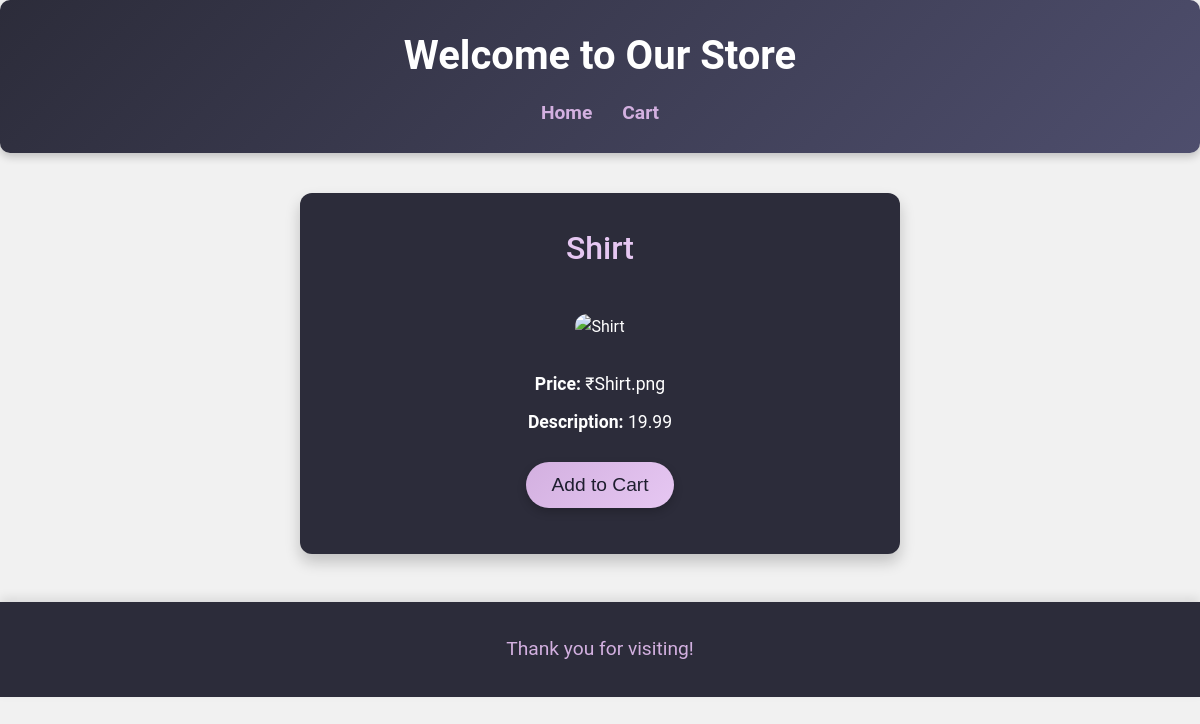
The app's page /product/2 with its own data.
### tables this page shows
CREATE TABLE products (
       id INTEGER PRIMARY KEY AUTOINCREMENT,
       name TEXT NOT NULL,
       description TEXT,
       price REAL,
       image TEXT
   );

### app.py (the view)
@app.route('/product/<int:product_id>')
def product_page(product_id):
    product_tuple = get_product_by_id(product_id)
    product_dict = {
        'id': product_tuple[0],
        'name': product_tuple[1],
        'image': product_tuple[2],
        'description': product_tuple[3],
        'price': product_tuple[4]
    }
    return render_template('product_description.html', product=product_dict)

### app.py (called while the page is built)
def get_product_by_id(product_id):
    conn = sqlite3.connect('database.db')
    c = conn.cursor()
    c.execute("SELECT * FROM products WHERE id = ?", (product_id,))
    product = c.fetchone()
    conn.close()
    return product

### templates/product_description.html (shortened to what this page needs)
<!DOCTYPE html>
<html lang="en">
<head>
    <link rel="stylesheet" href="{{ url_for('static', filename='style.css') }}">
</head>
<body>
    <header>
        <h1>Welcome to Our Store</h1>
        <nav>
            <a href="{{ url_for('index') }}">Home</a>
            <a href="{{ url_for('view_cart') }}">Cart</a>
        </nav>
    </header>
    <section class="product-description">
        <h2>{{ product['name'] }}</h2>
        <img src="{{ url_for('static', filename='images/' + (product['images.png'] | default('default.png', true))) }}" alt="{{ product['name'] }}" class="product-image">
        <p><strong>Price:</strong> ₹{{ product['price'] }}</p>
        <p><strong>Description:</strong> {{ product['description'] }}</p>
        <button class="add-to-cart" onclick="window.location.href='{{ url_for('add_to_cart', product_id=product['id']) }}'">Add to Cart</button>
    </section>
    <footer>
        <p>Thank you for visiting!</p>
    </footer>
</body>
</html>

### static/style.css (style rules this page uses)
* { margin: 0; padding: 0; box-sizing: border-box; }
:root { --background-color: #1e1e2f; --text-color: #e0e0e0; --primary-color: #2c2c3a; --accent-color: #d3b0e0; --highlight-color: #b08bc9; --button-hover: #e6c7f2; --button-shadow: rgba(0, 0, 0, 0.2); --card-shadow: rgba(0, 0, 0, 0.3); --gradient-start: #2c2c3a; --gradient-end: #3a3a4e; }
body { font-family: 'Segoe UI', Tahoma, Geneva, Verdana, sans-serif; background-color: var(--background-color); color: var(--text-color); line-height: 1.6; transition: background-color 0.3s ease; }
h1, h2, h3 { font-family: 'Roboto', sans-serif; color: var(--accent-color); text-align: center; font-weight: 500; }
header { background-color: var(--primary-color); color: var(--accent-color); padding: 1.5rem; text-align: center; box-shadow: 0 6px 15px var(--card-shadow); border-radius: 10px; }
nav { margin-top: 1rem; display: flex; justify-content: center; }
nav a { color: var(--accent-color); text-decoration: none; margin: 0 20px; font-weight: 600; font-size: 1.1rem; transition: color 0.3s ease; }
.product-image { width: 100%; height: auto; border-radius: 10px; margin-bottom: 1.5rem; transition: transform 0.3s ease; }
.view-details, .add-to-cart { display: inline-block; background: linear-gradient(135deg, var(--accent-color), var(--highlight-color)); color: var(--background-color); padding: 0.6rem 1.2rem; margin: 1rem 0; border-radius: 20px; font-size: 1rem; cursor: pointer; transition: transform 0.3s ease; box-shadow: 0 4px 10px var(--button-shadow); }
button, .checkout-button, .continue-shopping, .back-to-shop { background: linear-gradient(135deg, var(--accent-color), var(--highlight-color)); color: var(--background-color); padding: 1rem 1.8rem; border: none; border-radius: 30px; font-size: 1.1rem; cursor: pointer; text-align: center; transition: background-color 0.3s ease, transform 0.3s ease; display: inline-block; box-shadow: 0 6px 15px var(--button-shadow); }
footer { text-align: center; padding: 1.5rem; background-color: var(--primary-color); color: var(--accent-color); margin-top: 2rem; box-shadow: 0 -6px 20px var(--card-shadow); }
html { scroll-behavior: smooth; }

### templates/product_description.html (style rules this page uses)
body { font-family: 'Roboto', sans-serif; background-color: #f1f1f1; color: #333; margin: 0; padding: 0; box-sizing: border-box; line-height: 1.6; }
header { background: linear-gradient(135deg, #2c2c3a, #4e4e6d); color: #d3b0e0; padding: 1.5rem; text-align: center; box-shadow: 0 4px 8px rgba(0, 0, 0, 0.2); }
header h1 { margin: 0; font-size: 2.5rem; font-weight: bold; color: #fff; }
nav { margin-top: 10px; }
nav a { color: #d3b0e0; text-decoration: none; margin: 0 15px; font-size: 1.2rem; font-weight: 600; }
.product-description { text-align: center; margin: 40px auto; max-width: 600px; padding: 30px; background-color: #2c2c3a; border-radius: 12px; color: #fff; box-shadow: 0 8px 15px rgba(0, 0, 0, 0.2); transition: transform 0.3s ease, box-shadow 0.3s ease; }
.product-description h2 { color: #e6c7f2; font-size: 2rem; margin-bottom: 20px; }
.product-description p { font-size: 1.1rem; margin: 10px 0; }
.product-image { width: 100%; height: auto; border-radius: 12px; margin: 20px 0; transition: transform 0.3s ease; }
.add-to-cart { padding: 12px 25px; background: linear-gradient(135deg, #d3b0e0, #e6c7f2); color: #1e1e2f; border: none; border-radius: 30px; font-size: 1.2rem; cursor: pointer; transition: background-color 0.3s, transform 0.3s; box-shadow: 0 4px 10px rgba(0, 0, 0, 0.2); }
footer { text-align: center; padding: 2rem; background-color: #2c2c3a; color: #d3b0e0; font-size: 1.2rem; margin-top: 3rem; box-shadow: 0 -4px 10px rgba(0, 0, 0, 0.1); }

### records on screen
products: name "Shirt", price "Shirt.png", description "19.99"
